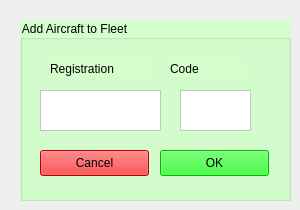
          <widget class="QWidget" name="tab">
           <attribute name="title">
            <string>Add Aircraft</string>
           </attribute>
           <widget class="QGroupBox" name="Add2FleetBox">
            <property name="geometry">
             <rect>
              <x>20</x>
              <y>20</y>
              <width>271</width>
              <height>181</height>
             </rect>
            </property>
            <property name="styleSheet">
             <string notr="true">background-color: rgb(212, 255, 205);</string>
            </property>
            <property name="title">
             <string>Add Aircraft to Fleet</string>
            </property>
            <widget class="QTextEdit" name="Add2FleetRegEdit">
             <property name="geometry">
              <rect>
               <x>20</x>
               <y>70</y>
               <width>121</width>
               <height>41</height>
              </rect>
             </property>
             <property name="styleSheet">
              <string notr="true">background-color: rgb(255, 255, 255);</string>
             </property>
            </widget>
            <widget class="QLabel" name="Add2FleetRegLabel">
             <property name="geometry">
              <rect>
               <x>30</x>
               <y>40</y>
               <width>101</width>
               <height>17</height>
              </rect>
             </property>
             <property name="text">
              <string>Registration</string>
             </property>
            </widget>
            <widget class="QLabel" name="Add2FleetCodeLabel">
             <property name="geometry">
              <rect>
               <x>150</x>
               <y>40</y>
               <width>71</width>
               <height>17</height>
              </rect>
             </property>
             <property name="text">
              <string>Code</string>
             </property>
            </widget>
            <widget class="QTextEdit" name="Add2FleetCodeEdit">
             <property name="geometry">
              <rect>
               <x>160</x>
               <y>70</y>
               <width>71</width>
               <height>41</height>
              </rect>
             </property>
             <property name="styleSheet">
              <string notr="true">background-color: rgb(255, 255, 255);</string>
             </property>
            </widget>
            <widget class="QPushButton" name="Add2FleetCancelButton">
             <property name="geometry">
              <rect>
               <x>20</x>
               <y>130</y>
               <width>109</width>
               <height>26</height>
              </rect>
             </property>
             <property name="styleSheet">
              <string notr="true">background-color: rgb(255, 0, 0);</string>
             </property>
             <property name="text">
              <string>Cancel</string>
             </property>
            </widget>
            <widget class="QPushButton" name="Add2FleetOkButton">
             <property name="geometry">
              <rect>
               <x>140</x>
               <y>130</y>
               <width>109</width>
               <height>26</height>
              </rect>
             </property>
             <property name="styleSheet">
              <string notr="true">background-color: rgb(0, 255, 0);</string>
             </property>
             <property name="text">
              <string>OK</string>
             </property>
            </widget>
           </widget>
          </widget>
